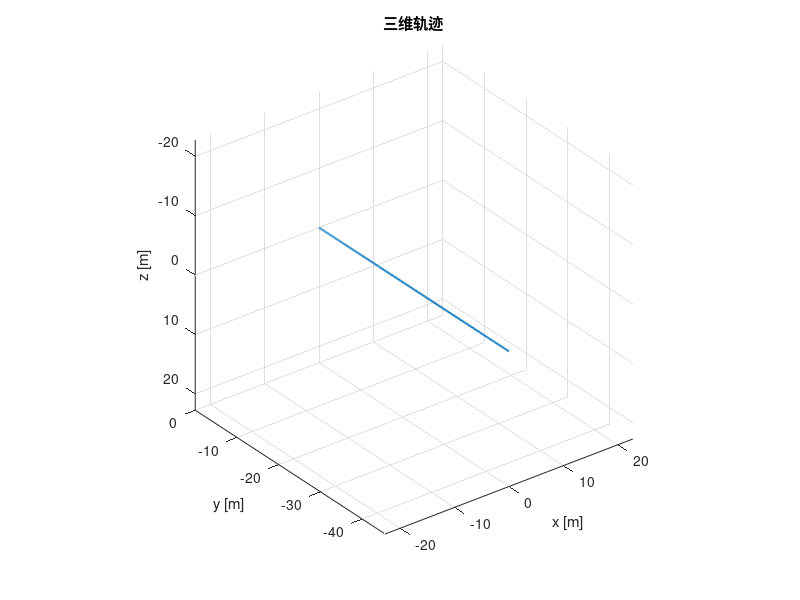
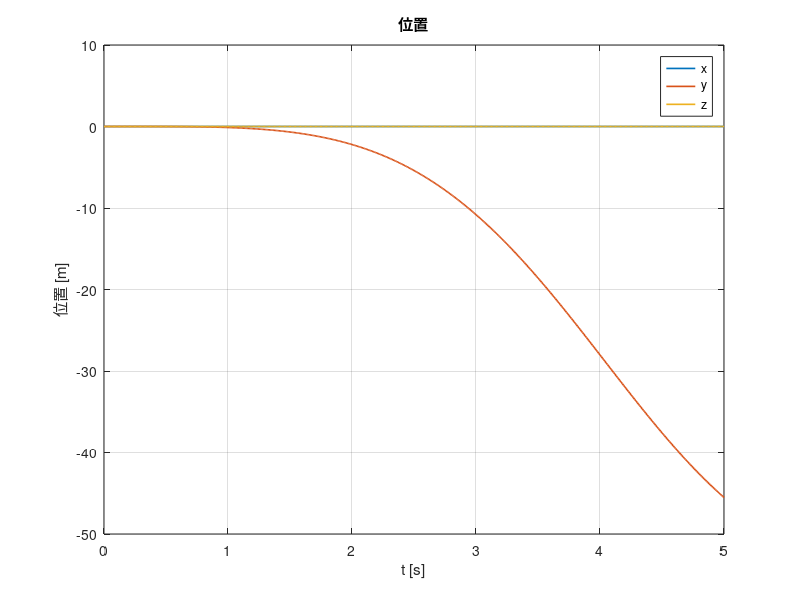
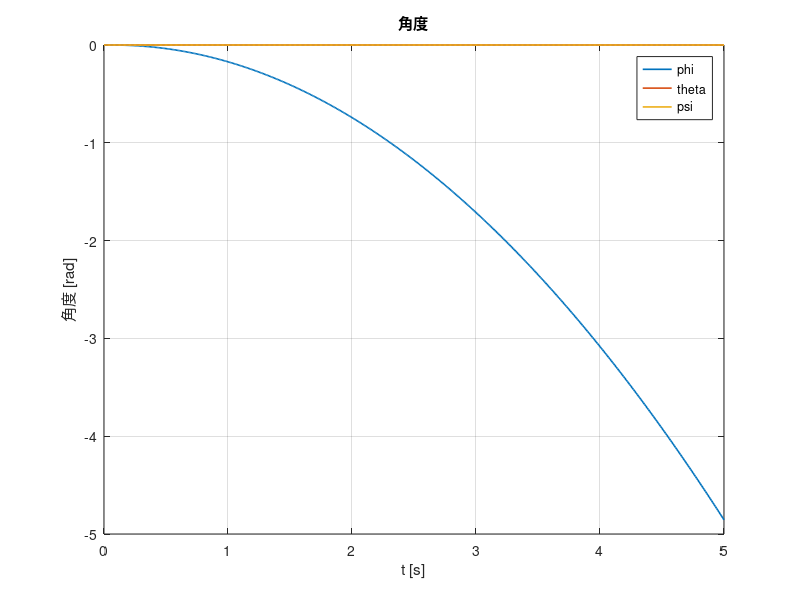
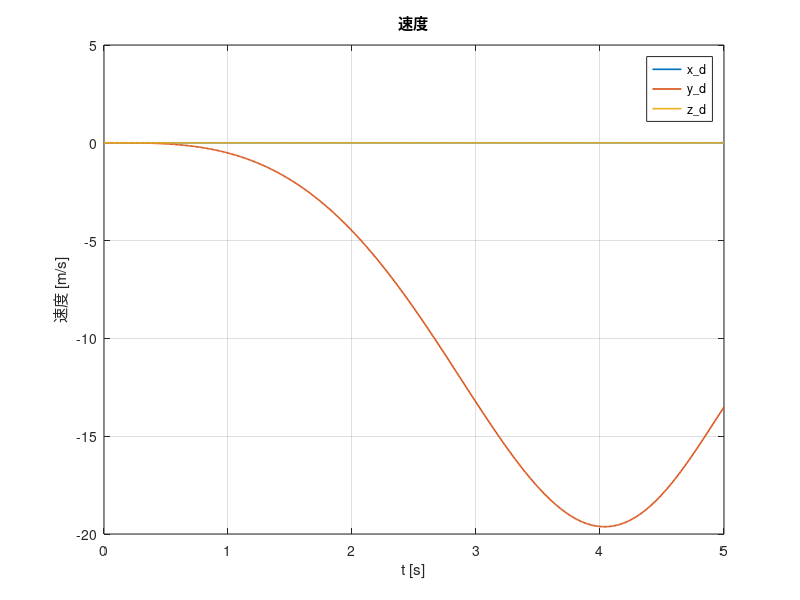

Recreate these plots in MATLAB, in order.
function UAV001()
%无人机参数输入
m=1.0;Ix=0.0025;Iy=0.0025;Iz=0.0045;d=0.17;g=9.8;
cR=1250;omegab=0;Tm=0.05;cT=5*1e-6;cM=2.5*1e-7;
x0=zeros(13,1);%13个状态量
%x,y,z,q0,q1,q2,q3,x_d,y_d,z_d,p,q,r
x0(4)=1;%初始时q0=1;
omega0=zeros(4,1);
X0=[x0;omega0];
scenario=2;

switch scenario
    case 1
    fprintf('场景1：先上升再悬停\n');
    Sigma=@hover;
    
    case 2
    fprintf('场景2：恒定滚转力矩\n');
    Sigma=@(t)[0.5604755;0.5604755;0.5600000;0.5600000];

    case 3
    fprintf('场景3：恒定俯仰力矩\n');
    Sigma=@(t)[0.56023; 0.55977; 0.55977; 0.56023];

    case 4
    fprintf('场景4：恒定偏航力矩\n');
    Sigma=@(t)[0.56057; 0.55943; 0.56057; 0.55943];

end

Tspan=0:0.01:5;
opts=odeset('RelTol',1e-8,'AbsTol',1e-10);%给ode求解器的误差参数

[t,X]=ode45(@UAV_ode,Tspan,X0,opts);



% 图1：三维轨迹
figure('Name','三维轨迹','Color','w');
x=X(:,1:13);
plot3(x(:,1),x(:,2),x(:,3),'LineWidth',1.5);
grid on;
xlabel('x [m]'); ylabel('y [m]'); zlabel('z [m]');
title('三维轨迹');
axis equal; % 让x、y、z三个坐标轴的单位长度相同
set(gca,'ZDir','reverse');
%图2：位置
figure('Name','位置','Color','w');
plot(t, x(:,1:3),'LineWidth',1.2); grid on;
xlabel('t [s]'); ylabel('位置 [m]');
legend('x','y','z','Location','best');
title('位置');

%图3：角度
% 先计算角度
q0=x(:,4);q1=x(:,5);q2=x(:,6);q3=x(:,7);
phi=atan2(2*(q0.*q1+q2.*q3),1-2*(q1.^2+q2.^2));
theta=asin(2*(q0.*q2-q3.*q1));
psi=atan2(2*(q0.*q3+q1.*q2),1-2*(q2.^2+q3.^2));
phi=unwrap(phi);
theta=unwrap(theta);
psi=unwrap(psi);

figure('Name','角度','Color','w');
plot(t, [phi,theta,psi],'LineWidth',1.2); grid on;
xlabel('t [s]'); ylabel('角度 [rad]');
legend('phi','theta','psi','Location','best');
title('角度');

%图4：速度
figure('Name','速度','Color','w');
plot(t, x(:,8:10),'LineWidth',1.2); grid on;
xlabel('t [s]'); ylabel('速度 [m/s]');
legend('x\_d','y\_d','z\_d','Location','best'); 
title('速度');

fprintf('       t           x         y         z        phi      theta      psi\n');
% 每隔 50 个数据点（即 0.5 秒）提取一次索引
idx = 1:50:length(t); 

% 打印提取出来的数据
disp([t(idx), x(idx,1:3), phi(idx)*180/pi, theta(idx)*180/pi, psi(idx)*180/pi])
%微分方程
function dxdt=UAV_ode(t,X)
q0=X(4);q1=X(5);q2=X(6);q3=X(7);
x_d=X(8);y_d=X(9);z_d=X(10);
p=X(11);q=X(12);r=X(13);
omega1=X(14);omega2=X(15);omega3=X(16);omega4=X(17);
omega=[omega1;omega2;omega3;omega4];
%控制分配矩阵
    B=[cT cT cT cT 
        -sqrt(2)*d*cT/2 -sqrt(2)*d*cT/2 sqrt(2)*d*cT/2 sqrt(2)*d*cT/2
        sqrt(2)*d*cT/2 -sqrt(2)*d*cT/2 -sqrt(2)*d*cT/2 sqrt(2)*d*cT/2
        cM -cM cM -cM];
    omegass=cR*Sigma(t)+omegab;
    squareomega=omega.^2;
    U=B*squareomega;
    omega_d=(-omega+omegass)/Tm;%一阶惯性环节
omega1_d=omega_d(1);omega2_d=omega_d(2);omega3_d=omega_d(3);omega4_d=omega_d(4);
%四元数归一化
Q=[q0;q1;q2;q3];
mode=sqrt(Q'*Q);
q0=q0/mode;
q1=q1/mode;
q2=q2/mode;
q3=q3/mode;

U1=U(1);U2=U(2);U3=U(3);U4=U(4);
Q=[q0;q1;q2;q3];
%四元数运动学微分方程
Q_d=[0 -p -q -r
    p 0 r -q
    q -r 0 p
    r q -p 0]*Q/2;

q0_d=Q_d(1);
q1_d=Q_d(2);
q2_d=Q_d(3);
q3_d=Q_d(4);

%刚体动力学方程
x_dd=-U1*2*(q1*q3+q0*q2)/m;
y_dd=-U1*2*(q2*q3-q0*q1)/m;

p_d=(U2+(Iy-Iz)*q*r)/Ix;
q_d=(U3+(Iz-Ix)*p*r)/Iy;
r_d=(U4+(Ix-Iy)*p*q)/Iz;
%当飞行器受到地面支持力作用时，z轴正方向速度与加速度为0
if X(3) >= 0 && (U1*(1-2*q1^2-2*q2^2) <= m*g)
z_dd=0;
z_d=0;
else
z_dd=g-U1*(1-2*q1^2-2*q2^2)/m;
end
    dxdt=[x_d;y_d;z_d;
    q0_d;q1_d;q2_d;q3_d;
    x_dd;y_dd;z_dd;
    p_d;q_d;r_d;omega1_d;omega2_d;omega3_d;omega4_d];
end
%工况一所使用的σ变化规律
    function sigmahover=hover(t)
        if t<2.85
            s=0.58;
        elseif t<3.0
            s=0.58-2/15*(t-2.85);
        else
            s=0.56;
        end
        sigmahover=[s;s;s;s];
    end
end
